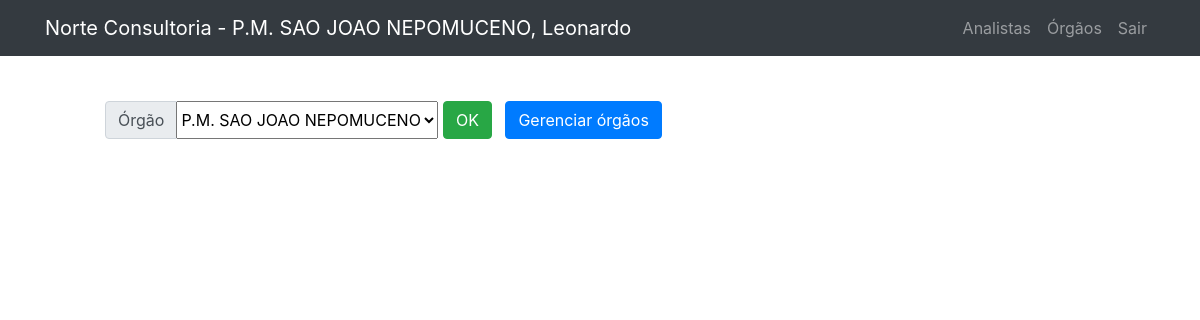
Screenshot of /public/home/orgao.php (signed in) with the database file from the repository.
### tables this page shows
CREATE TABLE `orgao_atual` (
  `nome_orgao_atual` varchar(50) NOT NULL,
  `id_orgao_atual` int(11) NOT NULL
);

CREATE TABLE `usuario` (
  `id_usuario` int(11) NOT NULL,
  `login` varchar(30) NOT NULL,
  `senha` varchar(200) NOT NULL,
  `nome` varchar(100) DEFAULT NULL
);

### public/home/orgao.php (the view, shortened to what this page needs)
<?php
include("../Template/header.php");
include("../../data/connection.php");
?>
<div class="form">
<form action="alteraorgao.php" method="POST" style="margin-left: 100px; margin-right: 100px;">
<div class="input-group mb-3" >
    <div class="input-group-prepend">
        <span class="input-group-text" id="inputGroup-sizing-default">Órgão</span>
    </div>
    <select class="form-select" name="orgao" id="orgao">
        <?php
            $sqlQuery = "SELECT * FROM orgao";
        $orgaos = $connection->query($sqlQuery);
        if ($orgaos->num_rows > 0) {
            while ($row = $orgaos->fetch_assoc()) {
        ?>
                <option value="<?php echo $row["nome_orgao"] ?>">
                    <?php echo $row["nome_orgao"]  ?>
                </option>
        <?php
            }
        }
        ?>
    </select>
    <input type="submit" class="btn btn-success" value="OK" >
    <a href="../orgao/listorgao.php" class="btn btn-primary">Gerenciar órgãos</a>
    </form>
</div>

### public/Template/header.php (shortened to what this page needs)
<?php
include("../../data/connection.php");
?>
<!DOCTYPE html>
<html lang="en">
<head>
  <link rel="stylesheet" href="https://maxcdn.bootstrapcdn.com/bootstrap/4.5.2/css/bootstrap.min.css">
  <link rel="stylesheet" href="../styles/main.css" />
</head>
<?php
$orgao = '';
$firstname='';
if (isset($_SESSION['logado'])) {
  $idu=$_SESSION['logado'];
  $sqlQuery2="SELECT nome FROM usuario where id_usuario=$idu";
  $usuarioatual = $connection->query($sqlQuery2);
  if ($usuarioatual->num_rows > 0) {
    while ($row = $usuarioatual->fetch_assoc()) {
      $user = $row['nome'];
      $pieces = explode(" ", $user);
      $firstname=", ".$pieces[0];
?>
<?php
    }
  }
  $sqlQuery = "SELECT nome_orgao_atual FROM orgao_atual where id_orgao_atual=1";
  $orgaoatual = $connection->query($sqlQuery);
  if ($orgaoatual->num_rows > 0) {
    while ($row = $orgaoatual->fetch_assoc()) {
      $orgao = '- ' . $row['nome_orgao_atual'];
?>
<?php
    }
  }
}
?>
<body>
  <nav class="navbar navbar-expand-lg navbar-dark bg-dark fixed-top">
    <div class="container">
      <a class="navbar-brand" href="../home/home.php">Norte Consultoria <?php echo $orgao.$firstname ?></a>
      <div class="collapse navbar-collapse" id="navbarResponsive">
        <ul class="navbar-nav ml-auto">
          <?php
          if (isset($_SESSION['logado'])) {
          ?>
            <li class="nav-item">
              <a class="nav-link" href="../analista/createAnalista.php">Analistas</a>
            </li>
            <li class="nav-item">
              <a class="nav-link" href="../home/orgao.php">Órgãos</a>
            </li>
            <li class="nav-item">
              <a class="nav-link" href="../login/sair.php">Sair</a>
            </li>
          <?php
          }
          ?>
        </ul>
      </div>
    </div>
  </nav>
  <br>
  <br>
</body>
</html>

### public/Styles/main.css (style rules this page uses)
body { padding: 5px; }

### rows the page displays
orgao_atual: nome_orgao_atual "- P.M. SAO JOAO NEPOMUCENO"
usuario: nome ", Leonardo"

### other values shown
form field orgao "P.M. SAO JOAO NEPOMUCENO"
